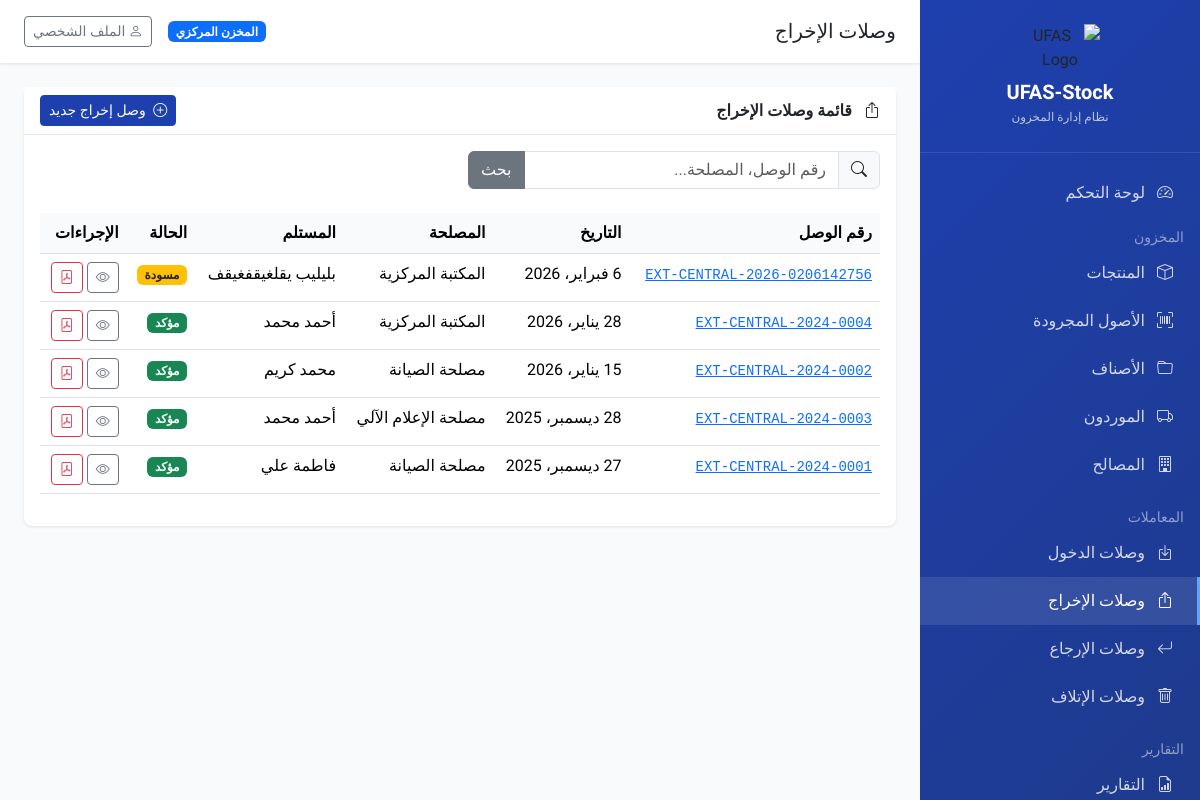
Page /transactions/exit/ (signed in) on the earlier database version.
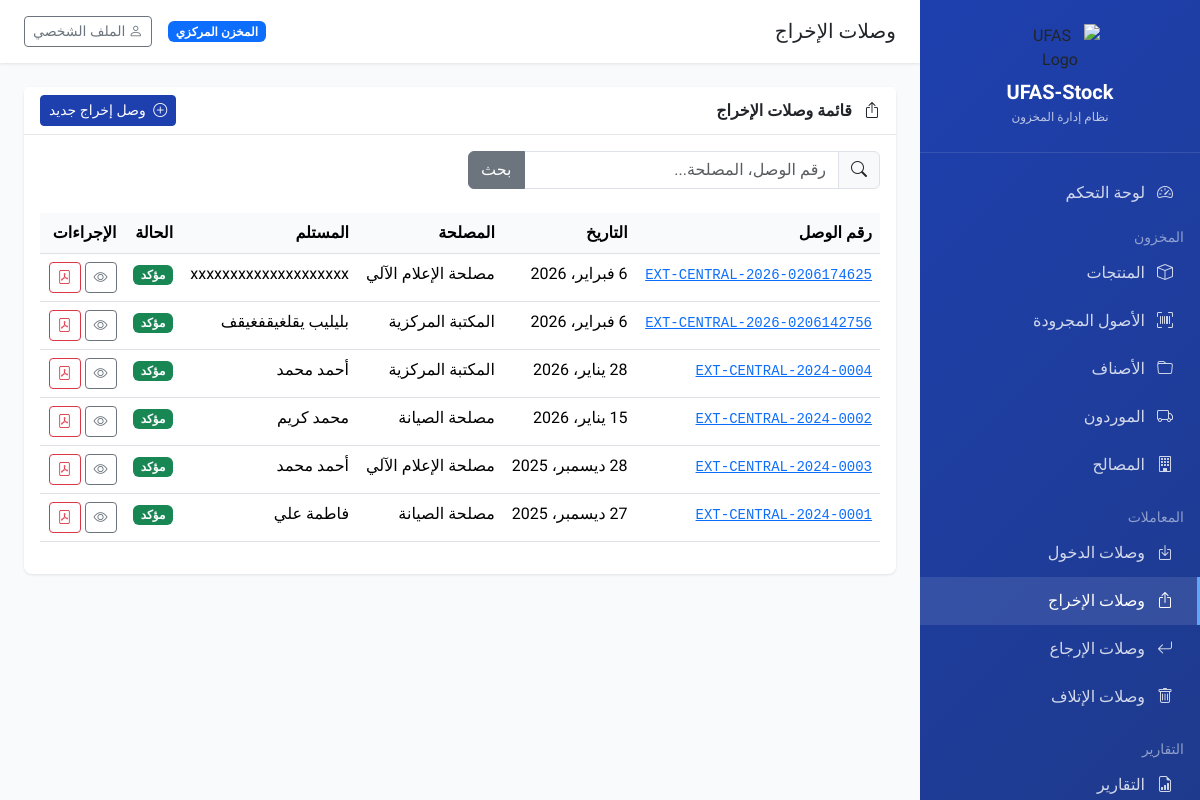
Same page on the later database version.
### transactions/models.py (models this page shows, shortened)
class BaseVoucher(models.Model):
    STATUS_CHOICES = [
        ('draft', 'مسودة'),
        ('confirmed', 'مؤكد'),
        ('cancelled', 'ملغى'),
    ]
    voucher_number = models.CharField('رقم الوصل', max_length=50)
    date = models.DateField('التاريخ')
    status = models.CharField('الحالة', max_length=20, choices=STATUS_CHOICES, default='draft')
    notes = models.TextField('ملاحظات', blank=True)
    tenant = models.ForeignKey(
        'core.Tenant',
        on_delete=models.CASCADE,
        verbose_name='الوحدة'
    )
    created_by = models.ForeignKey(
        'core.User',
        on_delete=models.SET_NULL,
        null=True,
        related_name='%(class)s_created',
        verbose_name='أنشئ بواسطة'
    )
    confirmed_by = models.ForeignKey(
        'core.User',
        on_delete=models.SET_NULL,
        null=True,
        blank=True,
        related_name='%(class)s_confirmed',
        verbose_name='أكد بواسطة'
    )
    created_at = models.DateTimeField('تاريخ الإنشاء', auto_now_add=True)
    updated_at = models.DateTimeField('تاريخ التحديث', auto_now=True)
    class Meta:
        abstract = True
        ordering = ['-date', '-created_at']

class ExitVoucher(BaseVoucher):
    department = models.ForeignKey(
        'inventory.Department',
        on_delete=models.SET_NULL,
        null=True,
        related_name='exit_vouchers',
        verbose_name='المصلحة المستفيدة'
    )
    recipient_name = models.CharField('اسم المستلم', max_length=200, blank=True)
    class Meta(BaseVoucher.Meta):
        verbose_name = 'وصل إخراج'
        verbose_name_plural = 'وصلات الإخراج'
        unique_together = ['voucher_number', 'tenant']

### inventory/models.py (models this page shows, shortened)
class Department(models.Model):
    name = models.CharField('اسم المصلحة', max_length=200)
    code = models.CharField('رمز المصلحة', max_length=50, blank=True)
    responsible_name = models.CharField('اسم المسؤول', max_length=200, blank=True)
    phone = models.CharField('الهاتف', max_length=20, blank=True)
    tenant = models.ForeignKey(
        'core.Tenant',
        on_delete=models.CASCADE,
        related_name='departments',
        verbose_name='الوحدة'
    )
    is_active = models.BooleanField('نشطة', default=True)
    created_at = models.DateTimeField('تاريخ الإنشاء', auto_now_add=True)
    class Meta:
        verbose_name = 'مصلحة'
        verbose_name_plural = 'المصالح'
        ordering = ['name']

### transactions/views.py (the view)
# urls.py: path('exit/', views.exit_voucher_list, name='exit_voucher_list'),
@login_required
def exit_voucher_list(request):
    vouchers = get_tenant_queryset(request, ExitVoucher)
    search = request.GET.get('search', '')
    if search:
        vouchers = vouchers.filter(
            Q(voucher_number__icontains=search) |
            Q(department__name__icontains=search) |
            Q(recipient_name__icontains=search)
        )
    paginator = Paginator(vouchers.select_related('department', 'created_by'), 20)
    page = request.GET.get('page', 1)
    vouchers = paginator.get_page(page)
    return render(request, 'transactions/exit_voucher_list.html', {
        'vouchers': vouchers,
        'search': search,
    })

### core/context_processors.py (called while the page is built)
def tenant_context(request):
    tenant = None
    if request.user.is_authenticated:
        tenant = getattr(request.user, 'tenant', None)
    return {
        'current_tenant': tenant,
        'is_super_admin': getattr(request.user, 'is_super_admin', False) if request.user.is_authenticated else False,
    }

### core/models.py (called while the page is built)
    @property
    def is_super_admin(self):
        return self.role == 'super_admin'

### transactions/views.py (called while the page is built)
def get_tenant_queryset(request, model):
    if request.user.is_super_admin:
        return model.objects.all()
    return model.objects.filter(tenant=request.user.tenant)

### templates/transactions/exit_voucher_list.html (shortened to what this page needs)
{% extends 'base.html' %}
{% block page_title %}وصلات الإخراج{% endblock %}
{% block content %}
<div class="card">
    <div class="card-header d-flex justify-content-between align-items-center">
        <span><i class="bi bi-box-arrow-up me-2"></i> قائمة وصلات الإخراج</span>
        <a href="{% url 'exit_voucher_create' %}" class="btn btn-primary btn-sm">
            <i class="bi bi-plus-circle me-1"></i> وصل إخراج جديد
        </a>
    </div>
    <div class="card-body">
        <form method="get" class="row g-3 mb-4">
            <div class="col-md-6">
                <div class="input-group">
                    <span class="input-group-text"><i class="bi bi-search"></i></span>
                    <input type="text" name="search" class="form-control" placeholder="رقم الوصل، المصلحة..." value="{{ search }}">
                    <button type="submit" class="btn btn-secondary">بحث</button>
                </div>
            </div>
        </form>
        <div class="table-responsive">
            <table class="table table-hover">
                <thead>
                    <tr>
                        <th>رقم الوصل</th>
                        <th>التاريخ</th>
                        <th>المصلحة</th>
                        <th>المستلم</th>
                        <th>الحالة</th>
                        <th>الإجراءات</th>
                    </tr>
                </thead>
                <tbody>
                    {% for voucher in vouchers %}
                    <tr>
                        <td><a href="{% url 'exit_voucher_detail' voucher.pk %}"><code>{{ voucher.voucher_number }}</code></a></td>
                        <td>{{ voucher.date }}</td>
                        <td>{{ voucher.department.name|default:"-" }}</td>
                        <td>{{ voucher.recipient_name|default:"-" }}</td>
                        <td>
                            {% if voucher.status == 'confirmed' %}
                            <span class="badge bg-success">مؤكد</span>
                            {% elif voucher.status == 'draft' %}
                            <span class="badge bg-warning text-dark">مسودة</span>
                            {% else %}
                            <span class="badge bg-secondary">{{ voucher.get_status_display }}</span>
                            {% endif %}
                        </td>
                        <td>
                            <a href="{% url 'exit_voucher_detail' voucher.pk %}" class="btn btn-sm btn-outline-secondary">
                                <i class="bi bi-eye"></i>
                            </a>
                            <a href="{% url 'voucher_pdf' 'exit' voucher.pk %}" class="btn btn-sm btn-outline-danger" target="_blank">
                                <i class="bi bi-file-pdf"></i>
                            </a>
                        </td>
                    </tr>
                    {% empty %}
                    <tr>
                        <td colspan="6" class="text-center text-muted py-4">لا توجد وصلات إخراج</td>
                    </tr>
                    {% endfor %}
                </tbody>
            </table>
        </div>
    </div>
</div>
{% endblock %}

Differences in the rows shown:
added ExitVoucher: voucher_number "EXT-CENTRAL-2026-0206174625", date "6 فبراير، 2026", department.name "مصلحة الإعلام الآلي", recipient_name "xxxxxxxxxxxxxxxxxxxx", status "مؤكد"
changed ExitVoucher "بليليب يقلغيقفغيقف": status "مسودة" → "مؤكد"
